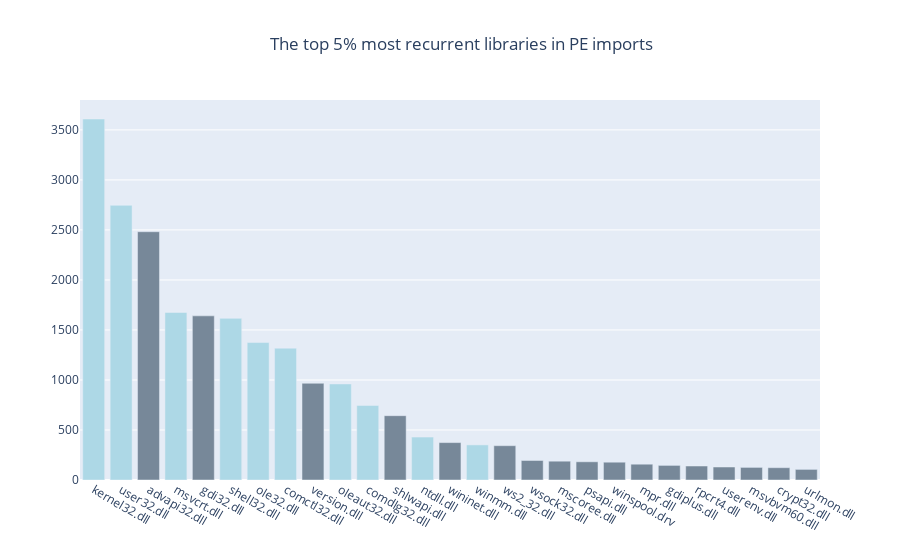

Notebook cell for this chart:
### Code cell
#Retrieve the most recurrent libraries in PE imports across all data samples
most_recurrent_libraries = most_recurrent(folder_path, file_name, portion=0.05)
selected_libraries_indices = [ most_recurrent_libraries.index.tolist().index(column) for column in selected_columns ]

#Plot
colors = np.repeat('lightslategray', limit)
colors[selected_libraries_indices] = 'lightblue'

fig = go.Figure( data = [ go.Bar(x=most_recurrent_libraries.index, 
                                 y=most_recurrent_libraries.values,  
                                 marker_color=colors) ] )

fig.update_layout(title='The top 5% most recurrent libraries in PE imports', title_x=0.3)

fig.show()

### Figure 1 — Plotly figure (JSON) as saved in the notebook; plotly's stock layout.template omitted (floating-point values rounded to 4 significant figures)
{"data": [{"marker": {"color": ["lightblue", "lightblue", "lightslategray", "lightblue", "lightslategray", "lightblue", "lightblue", "lightblue", "lightslategray", "lightblue", "lightblue", "lightslategray", "lightblue", "lightslategray", "lightblue", "lightslategray", "lightslategray", "lightslategray", "lightslategray", "lightslategray", "lightslategray", "lightslategray", "lightslategray", "lightslategray", "lightslategray", "lightslategray", "lightslategray"]}, "type": "bar", "x": ["kernel32.dll", "user32.dll", "advapi32.dll", "msvcrt.dll", "gdi32.dll", "shell32.dll", "ole32.dll", "comctl32.dll", "version.dll", "oleaut32.dll", "comdlg32.dll", "shlwapi.dll", "ntdll.dll", "wininet.dll", "winmm.dll", "ws2_32.dll", "wsock32.dll", "mscoree.dll", "psapi.dll", "winspool.drv", "mpr.dll", "gdiplus.dll", "rpcrt4.dll", "userenv.dll", "msvbvm60.dll", "crypt32.dll", "urlmon.dll"], "y": [3609, 2746, 2482, 1675, 1641, 1616, 1374, 1318, 967, 960, 745, 643, 429, 374, 351, 343, 195, 188, 182, 178, 158, 146, 140, 130, 126, 123, 106]}], "layout": {"title": {"text": "The top 5% most recurrent libraries in PE imports", "x": 0.3}}}
